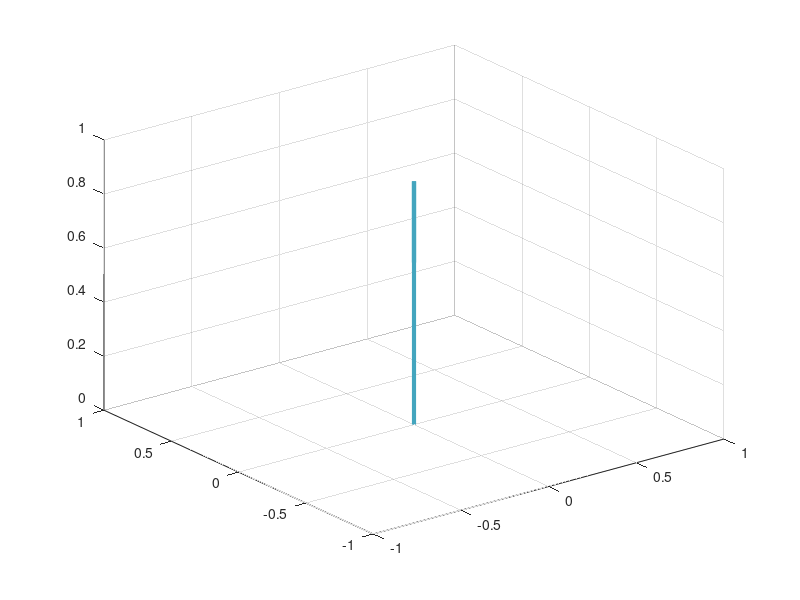

MATLAB code to generate this figure:
function [quat, vec] = BLVLH()
    
    quat = eye(3,3);

    vec(1) = quiver3(0,0,0, 1, 0, 0, 'color', "#43A5BE", 'LineWidth', 3);
    vec(2) = quiver3(0,0,0, 0, 1, 0, 'color', "#43A5BE", 'LineWidth', 3);
    vec(3) = quiver3(0,0,0, 0, 0, 1, 'color', "#43A5BE", 'LineWidth', 3);

end